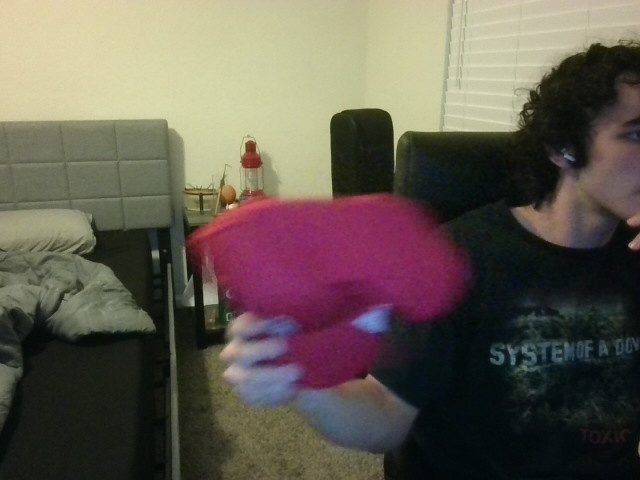
#> input picture captured_image_1.jpg, 640 x 480 px, given in place of the camera
$ python velocity_test.py
#> lines starting #> are read from the running program, lines starting #| are printed output that depends on the picture; after the words box and inside, x2 and y2 are one past the last pixel; in counts of white or black regions, pixels touching at a corner belong together
import cv2
import numpy as np
import matplotlib.pyplot as plt
import time

# Parameters
DURATION  = 10   # seconds
TIME_STEP = 0.1  # seconds

# Storage
positions  = []
velocities = []
timestamps = []

# Initialize webcam
cap = cv2.VideoCapture(0)
cap.set(cv2.CAP_PROP_FPS, 30)

# Red color range in HSV (unchanged)
lower_red1 = np.array([0,  120, 70])
upper_red1 = np.array([10, 255, 255])
lower_red2 = np.array([170, 120, 70])
upper_red2 = np.array([180, 255, 255])

print("Starting red circle tracking for 10 seconds...")
print("Press 'q' to quit early")

start_time  = time.time()
prev_pos    = None
prev_time   = None
frame_count = 0

while True:
    current_time = time.time() - start_time
    if current_time >= DURATION:
        break

    ret, frame = cap.read()
#> frame is the input picture: shape (480, 640, 3); mean B, G, R 80.9, 91.8, 100.1
    if not ret:
        break

    if frame_count % int(30 * TIME_STEP) == 0:
        hsv   = cv2.cvtColor(frame, cv2.COLOR_BGR2HSV)
#> hsv: shape (480, 640, 3); mean H, S, V 63.5, 87.8, 104.2
        mask1 = cv2.inRange(hsv, lower_red1, upper_red1)
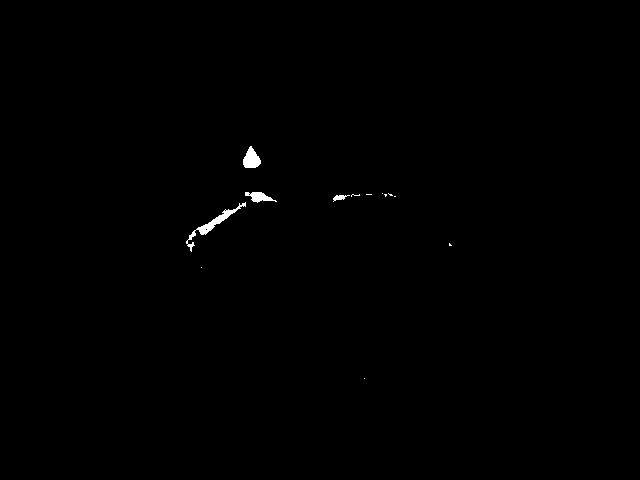
#> mask1: shape (480, 640); 0.31% white; 13 white regions (9 under 20 px), largest, box (x1, y1, x2, y2) and area: (186, 202, 246, 252) 401, (243, 146, 261, 168) 261, (245, 192, 277, 203) 183, (333, 195, 350, 202) 59
        mask2 = cv2.inRange(hsv, lower_red2, upper_red2)
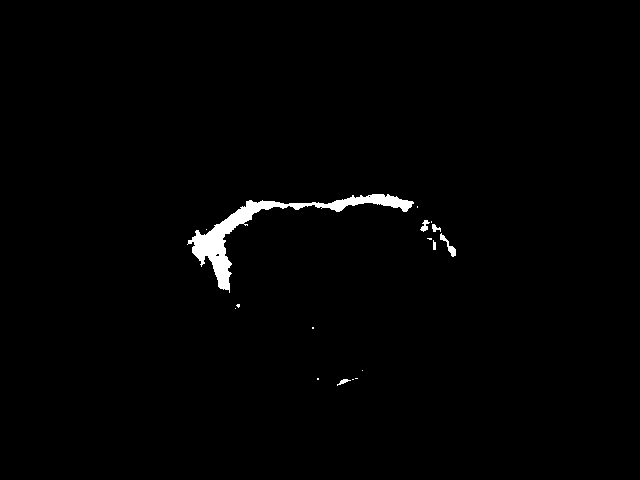
#> mask2: shape (480, 640); 1.1% white; 17 white regions (11 under 20 px), largest, box (x1, y1, x2, y2) and area: (187, 194, 414, 293) 3126, (440, 233, 456, 257) 111, (420, 220, 430, 232) 60, (432, 224, 441, 232) 42, (337, 379, 351, 386) 39, (433, 240, 436, 250) 26
        mask  = cv2.bitwise_or(mask1, mask2)
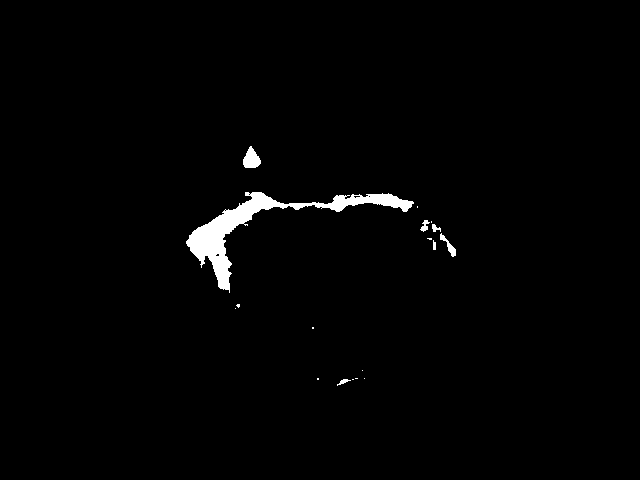
#> mask: shape (480, 640); 1.4% white; 18 white regions (11 under 20 px), largest, box (x1, y1, x2, y2) and area: (186, 192, 414, 293) 3804, (243, 146, 261, 168) 261, (440, 233, 456, 257) 117

        kernel = np.ones((5, 5), np.uint8)
        mask   = cv2.morphologyEx(mask, cv2.MORPH_OPEN,  kernel)
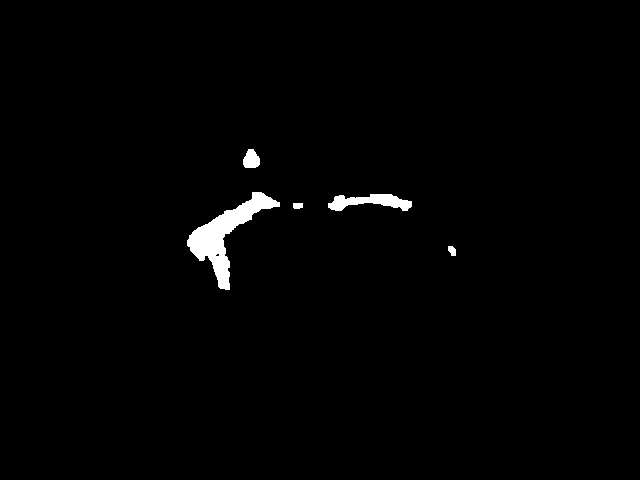
#> mask: shape (480, 640); 1.2% white; 5 white regions, box (x1, y1, x2, y2) and area: (187, 192, 280, 290) 2632, (328, 194, 412, 211) 819, (243, 149, 260, 168) 248, (448, 246, 456, 256) 62, (293, 203, 303, 209) 56
        mask   = cv2.morphologyEx(mask, cv2.MORPH_CLOSE, kernel)
#> mask: shape (480, 640); 1.3% white; 5 white regions

        contours, _ = cv2.findContours(mask, cv2.RETR_EXTERNAL, cv2.CHAIN_APPROX_SIMPLE)
#> contours = 5 contours; box (x1, y1, x2, y2) and area: (187, 192, 280, 290) 2513, (328, 194, 412, 211) 732, (243, 149, 260, 168) 220, (448, 246, 456, 256) 48, (293, 203, 303, 209) 42

        if contours:
            largest = max(contours, key=cv2.contourArea)
#> largest = contour of 129 points, box (x1, y1, x2, y2) (187, 192, 280, 290), area 2513
            ((x, y), radius) = cv2.minEnclosingCircle(largest)
#> x = 240; y = 238.5; radius = 53.4

            if radius > 10:
                current_pos = np.array([x, y])
#> current_pos = [240, 238.5]
                positions.append(current_pos.copy())
                timestamps.append(current_time)

                if prev_pos is not None and prev_time is not None:
                    dt    = current_time - prev_time
                    speed = np.linalg.norm(current_pos - prev_pos) / dt if dt > 0 else 0.0
                else:
                    speed = 0.0

                velocities.append(speed)
                prev_pos  = current_pos
#> prev_pos = [240, 238.5]
                prev_time = current_time

                cv2.circle(frame, (int(x), int(y)), int(radius), (0, 255, 0), 2)
                cv2.circle(frame, (int(x), int(y)), 5, (0, 0, 255), -1)
#> frame: shape (480, 640, 3); mean B, G, R 80.6, 92.4, 99.8
                cv2.putText(frame, f"Vel: {speed:.1f} px/s",
                            (10, 30), cv2.FONT_HERSHEY_SIMPLEX, 0.7, (0, 255, 0), 2)

    time_left = DURATION - current_time
    cv2.putText(frame, f"Time: {time_left:.1f}s",
                (10, 60), cv2.FONT_HERSHEY_SIMPLEX, 0.7, (255, 255, 255), 2)
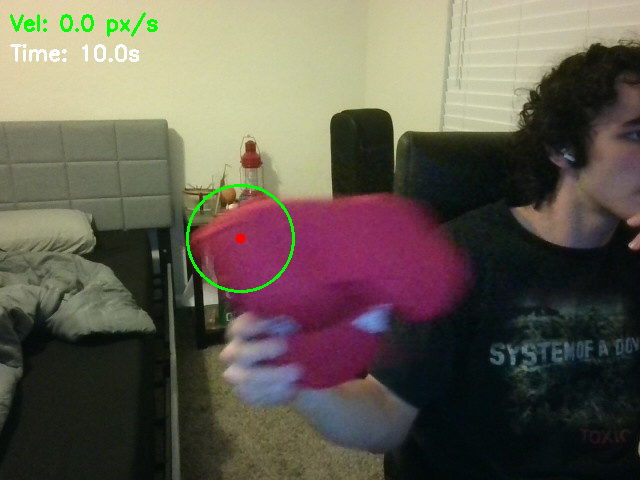
#> frame: shape (480, 640, 3); mean B, G, R 80.4, 92.6, 99.2

    cv2.imshow('Red Circle Tracking', frame)
    frame_count += 1

    if cv2.waitKey(1) & 0xFF == ord('q'):
#> (key q is pressed here)
        break

cap.release()
cv2.destroyAllWindows()
print(f"Tracking complete! Collected {len(positions)} data points")
#| Tracking complete! Collected 1 data points

# ── Plot ──────────────────────────────────────────────────────────────────────
if positions and velocities:
    positions  = np.array(positions)
#> positions = [[240, 238.5]]
    velocities = np.array(velocities)
    timestamps = np.array(timestamps)

    fig, axes = plt.subplots(2, 2, figsize=(12, 10))
    fig.suptitle('Droplet Velocity Analysis', fontsize=14, fontweight='bold')

    # Position vs Time
    axes[0, 0].plot(timestamps, positions[:, 0], 'b-', label='X position', linewidth=2)
    axes[0, 0].plot(timestamps, positions[:, 1], 'r-', label='Y position', linewidth=2)
    axes[0, 0].set_xlabel('Time (s)')
    axes[0, 0].set_ylabel('Position (pixels)')
    axes[0, 0].set_title('Position vs Time')
    axes[0, 0].legend()
    axes[0, 0].grid(True, alpha=0.3)

    # Velocity vs Time
    axes[0, 1].plot(timestamps, velocities, color='royalblue', linewidth=2)
    axes[0, 1].fill_between(timestamps, velocities, alpha=0.15, color='royalblue')
    axes[0, 1].set_xlabel('Time (s)')
    axes[0, 1].set_ylabel('Velocity (px/s)')
    axes[0, 1].set_title('Velocity vs Time')
    axes[0, 1].grid(True, alpha=0.3)

    # Trajectory
    axes[1, 0].plot(positions[:, 0], positions[:, 1], 'b-', linewidth=2)
    axes[1, 0].plot(positions[0, 0],  positions[0, 1],  'go', markersize=10, label='Start')
    axes[1, 0].plot(positions[-1, 0], positions[-1, 1], 'ro', markersize=10, label='End')
    axes[1, 0].set_xlabel('X Position (pixels)')
    axes[1, 0].set_ylabel('Y Position (pixels)')
    axes[1, 0].set_title('Trajectory')
    axes[1, 0].legend()
    axes[1, 0].grid(True, alpha=0.3)
    axes[1, 0].invert_yaxis()

    # Velocity histogram
    axes[1, 1].hist(velocities, bins=20, color='royalblue', alpha=0.75, edgecolor='white')
    axes[1, 1].set_xlabel('Velocity (px/s)')
    axes[1, 1].set_ylabel('Frequency')
    axes[1, 1].set_title('Velocity Distribution')
    axes[1, 1].grid(True, alpha=0.3)

    stats = (f"Mean: {velocities.mean():.1f} px/s\n"
             f"Max:  {velocities.max():.1f} px/s\n"
             f"Min:  {velocities.min():.1f} px/s")
    axes[1, 1].text(0.97, 0.97, stats, transform=axes[1, 1].transAxes,
                    verticalalignment='top', horizontalalignment='right',
                    fontsize=9, fontfamily='monospace',
                    bbox=dict(boxstyle='round', facecolor='white', alpha=0.7))

    plt.tight_layout()
    plt.savefig('tracking_results.png', dpi=150, bbox_inches='tight')
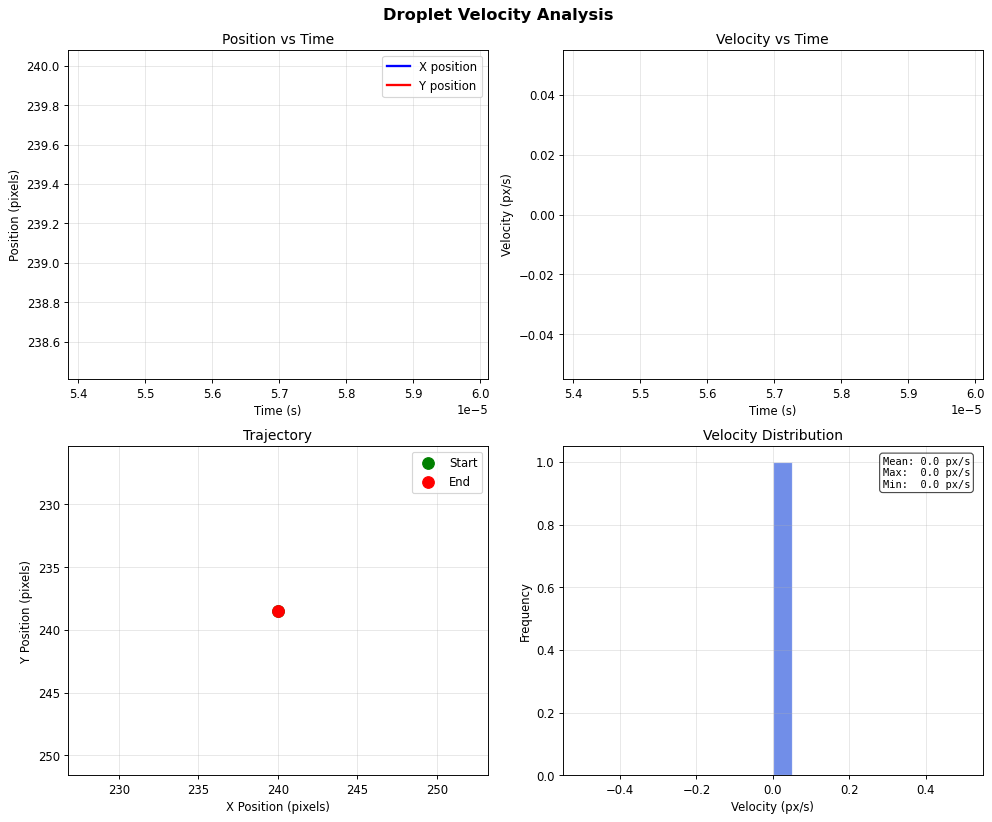
#> figure drawn by matplotlib, 4 panels; panel 4: tallest bar 1 high, from x = 0 to 0.05
    print("Graph saved as 'tracking_results.png'")
    plt.show()
else:
    print("No data collected. Make sure a red circle was visible during tracking.")

$ run again, on captured_image_2.jpg
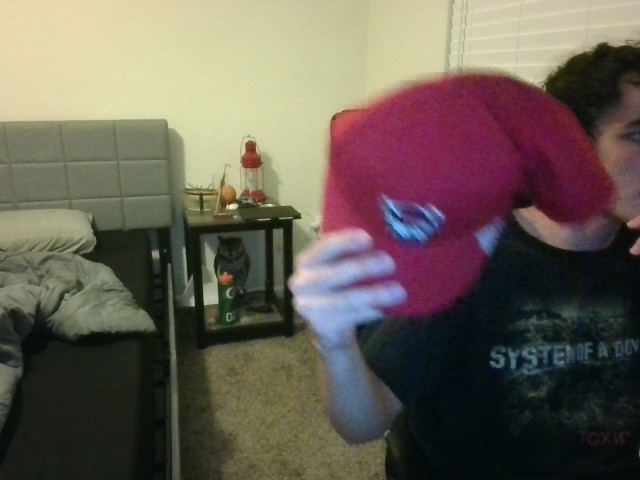
#> input picture captured_image_2.jpg, 640 x 480 px, given in place of the camera
#> frame is the input picture: shape (480, 640, 3); mean B, G, R 84.7, 95, 104.7
#> hsv: shape (480, 640, 3); mean H, S, V 67.2, 92.2, 110.1
#> `mask1 = cv2.inRange(hsv, lower_red1, upper_red1)`:
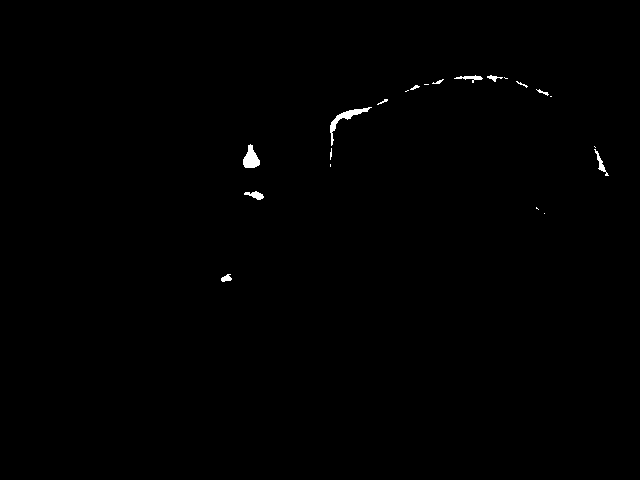
#> mask1: shape (480, 640); 0.36% white; 21 white regions (9 under 20 px), largest, box (x1, y1, x2, y2) and area: (330, 107, 372, 146) 288, (243, 144, 260, 168) 255, (244, 191, 264, 200) 97
#> mask2: shape (480, 640); 3.2% white; 34 white regions (26 under 20 px), largest, box (x1, y1, x2, y2) and area: (324, 76, 617, 232) 9179, (439, 96, 464, 122) 290, (539, 208, 565, 225) 110
#> contours = 5 contours; box (x1, y1, x2, y2) and area: (324, 76, 616, 232) 9226, (243, 145, 260, 168) 224, (252, 192, 263, 199) 51, (555, 217, 564, 223) 38, (224, 276, 230, 281) 20
#> largest = contour of 540 points, box (x1, y1, x2, y2) (324, 76, 616, 232), area 9226
#> x = 466.4; y = 185; radius = 149.3
#> current_pos = [466.4, 185]
#| Tracking complete! Collected 1 data points
#> positions = [[466.4, 185]]
#> `plt.savefig('tracking_results.png', dpi=150, bbox_inches='tight')`:
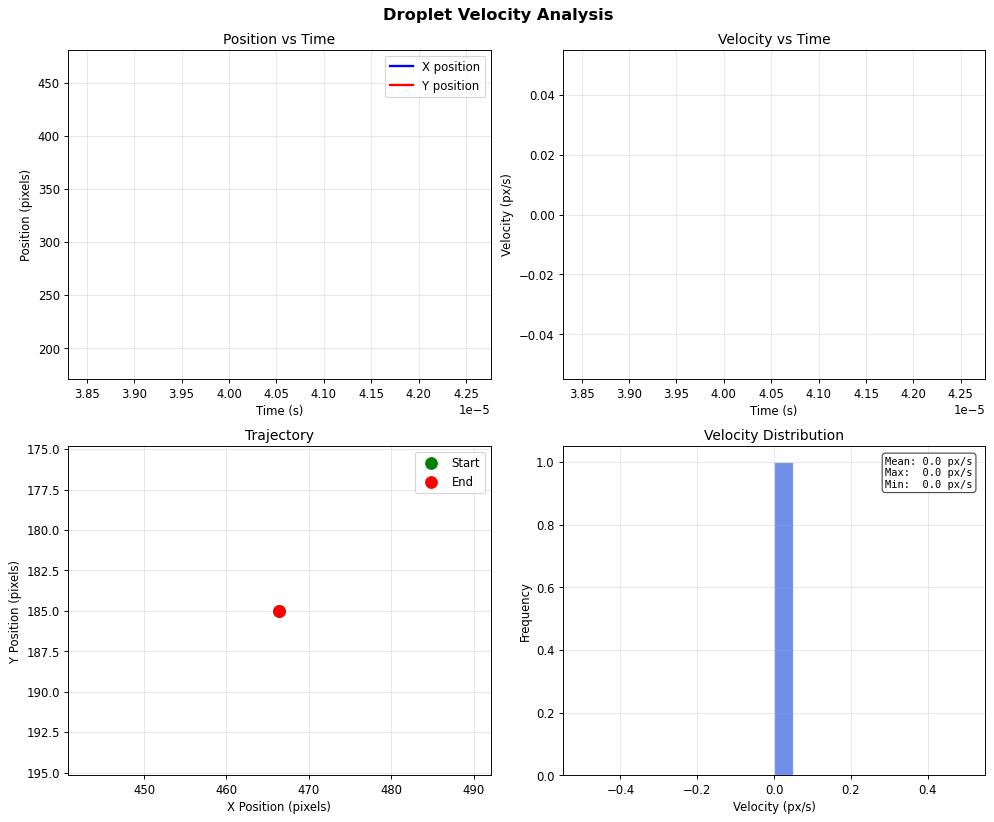
#> figure drawn by matplotlib, 4 panels; panel 4: tallest bar 1 high, from x = 0 to 0.05

$ run again, on Initial_frame.jpg
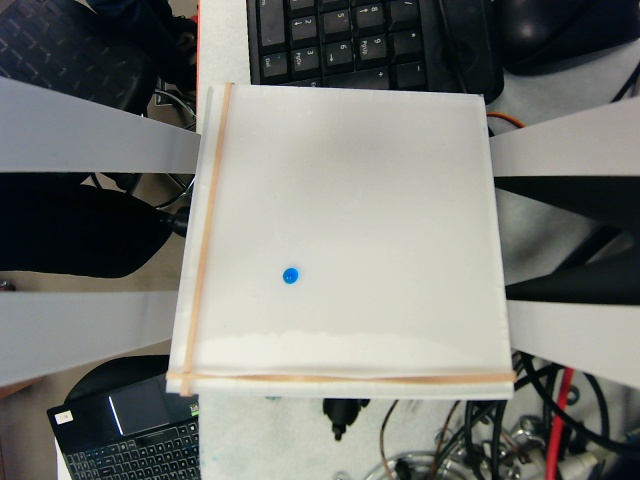
#> input picture Initial_frame.jpg, 640 x 480 px, given in place of the camera
#> frame is the input picture: shape (480, 640, 3); mean B, G, R 115.3, 120.4, 118.5
#> hsv: shape (480, 640, 3); mean H, S, V 59.2, 59.1, 123.6
#> `mask1 = cv2.inRange(hsv, lower_red1, upper_red1)`:
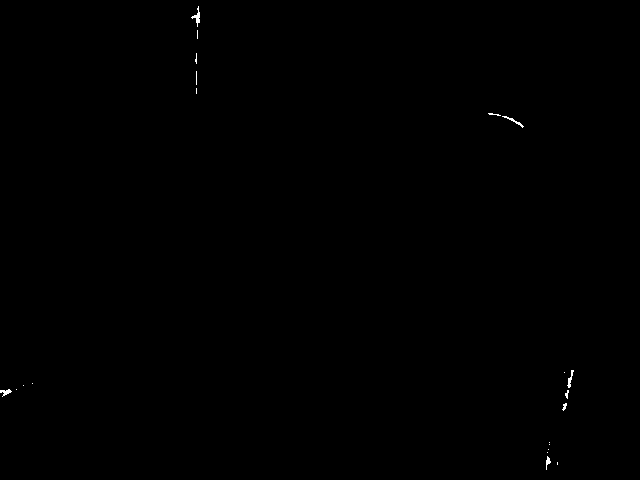
#> mask1: shape (480, 640); 0.12% white in thin lines or dots, all inside (x1, y1, x2, y2) = (0, 6, 574, 470)
#> mask2: shape (480, 640); 0.29% white; 3 white regions (1 under 20 px), largest, box (x1, y1, x2, y2) and area: (546, 414, 564, 480) 616, (557, 367, 573, 410) 256
#> contours = 3 contours; box (x1, y1, x2, y2) and area: (546, 416, 563, 480) 575, (558, 368, 573, 409) 282, (193, 15, 199, 22) 29
#> largest = contour of 36 points, box (x1, y1, x2, y2) (546, 416, 563, 480), area 575
#> x = 552; y = 447.5; radius = 32.07
#> current_pos = [552, 447.5]
#| Tracking complete! Collected 1 data points
#> positions = [[552, 447.5]]
#> `plt.savefig('tracking_results.png', dpi=150, bbox_inches='tight')`:
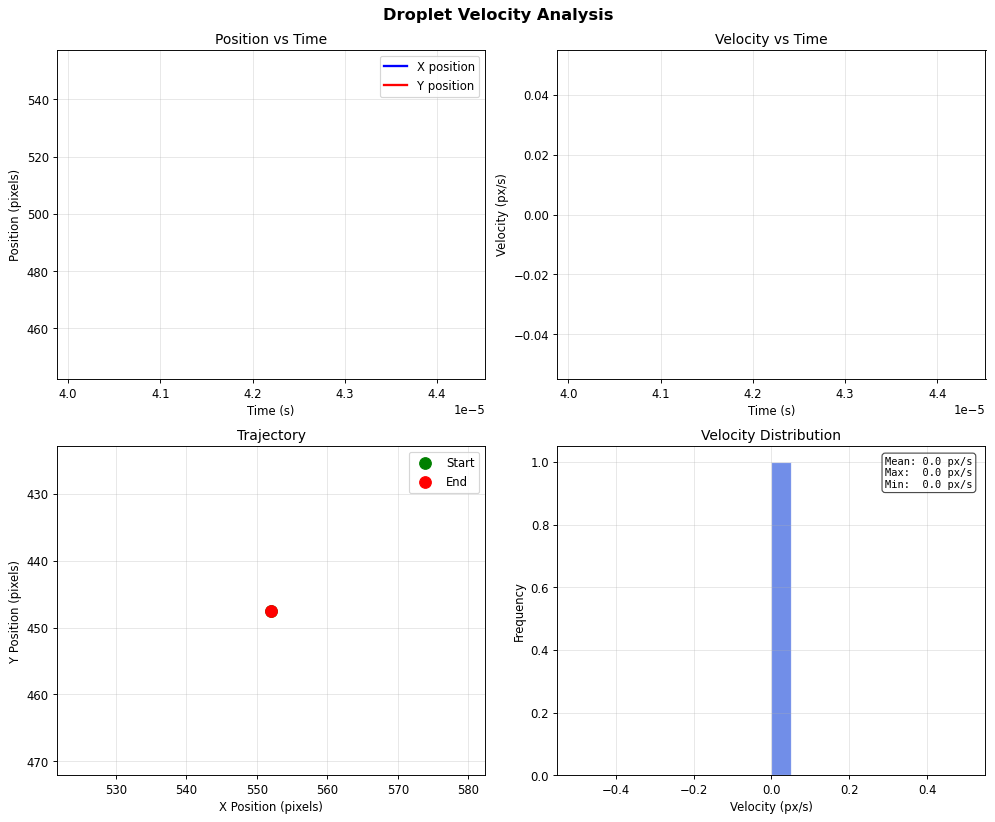
#> figure drawn by matplotlib, 4 panels; panel 4: tallest bar 1 high, from x = 0 to 0.05
